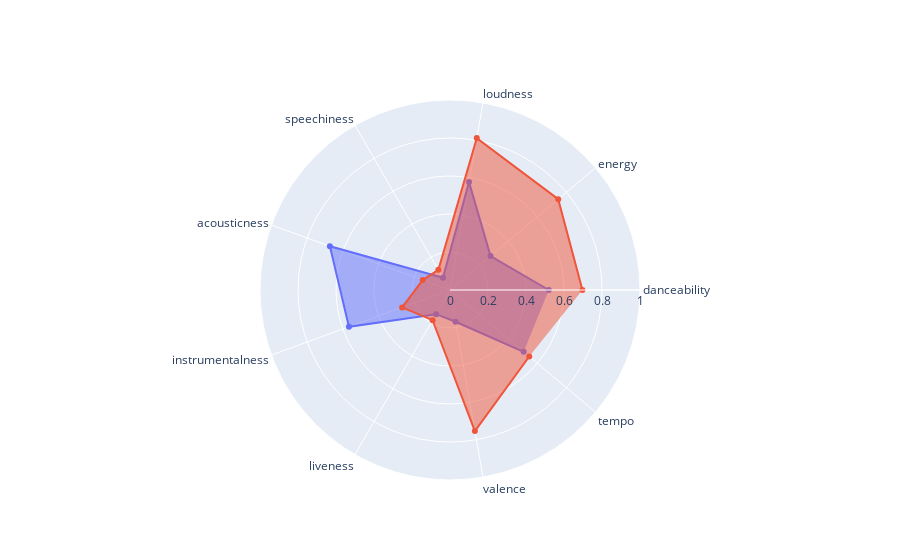

Notebook source saved alongside this figure:
### Code cell
import plotly.graph_objects as go
categories = cluster_stats.loc[:, cluster_stats.columns != 'cluster'].columns

fig = go.Figure()

fig.add_trace(go.Scatterpolar(
      r=[cluster_stats.loc[0]['danceability'], cluster_stats.loc[0]['energy'], cluster_stats.loc[0]['loudness'],
         cluster_stats.loc[0]['speechiness'], cluster_stats.loc[0]['acousticness'], cluster_stats.loc[0]['instrumentalness'],
        cluster_stats.loc[0]['liveness'], cluster_stats.loc[0]['valence'], cluster_stats.loc[0]['tempo']],
      theta=categories,
      fill='toself',
      name='Cluster 0'
))
fig.add_trace(go.Scatterpolar(
      r=[cluster_stats.loc[1]['danceability'], cluster_stats.loc[1]['energy'], cluster_stats.loc[1]['loudness'],
         cluster_stats.loc[1]['speechiness'], cluster_stats.loc[1]['acousticness'], cluster_stats.loc[1]['instrumentalness'],
        cluster_stats.loc[1]['liveness'], cluster_stats.loc[1]['valence'], cluster_stats.loc[1]['tempo']],
      theta=categories,
      fill='toself',
      name='Cluster 1'
))

fig.update_layout(
  polar=dict(
    radialaxis=dict(
      visible=True,
      range=[0, 1]
    )),
  showlegend=False
)

fig.show()

### Figure 1 — Plotly figure (JSON) as saved in the notebook; plotly's stock layout.template omitted (floating-point values rounded to 4 significant figures)
{"data": [{"fill": "toself", "name": "Cluster 0", "r": [0.5198, 0.2785, 0.5765, 0.07405, 0.6727, 0.5661, 0.1468, 0.1695, 0.5064], "theta": ["danceability", "energy", "loudness", "speechiness", "acousticness", "instrumentalness", "liveness", "valence", "tempo"], "type": "scatterpolar"}, {"fill": "toself", "name": "Cluster 1", "r": [0.6971, 0.7434, 0.8117, 0.1225, 0.153, 0.268, 0.1834, 0.754, 0.5445], "theta": ["danceability", "energy", "loudness", "speechiness", "acousticness", "instrumentalness", "liveness", "valence", "tempo"], "type": "scatterpolar"}], "layout": {"polar": {"radialaxis": {"range": [0, 1], "visible": true}}, "showlegend": false}}
